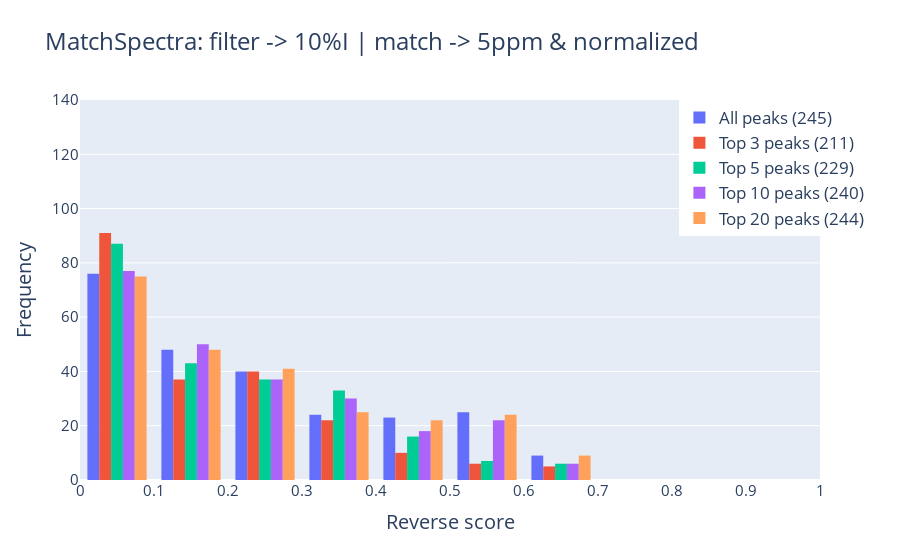

This figure's notebook cell:
### Code cell
plot_histograms_sidebyside(same_query_ref10, same_query_ref5, same_query_ref6, same_query_ref7, same_query_ref8, 'reverse_score',  'Reverse score', 'MatchSpectra: filter -> 10%I | match -> 5ppm & normalized')

### Figure 1 — Plotly figure (JSON) as saved in the notebook; plotly's stock layout.template omitted (floating-point values rounded to 4 significant figures; data arrays with more than 128 entries replaced by an {"elided": "..."} marker saying what was removed)
{"data": [{"name": "All peaks (245)", "nbinsx": 10, "type": "histogram", "x": {"elided": "245 float values"}, "xbins": {"end": 1, "start": 0}}, {"name": "Top 3 peaks (211)", "nbinsx": 10, "type": "histogram", "x": {"elided": "211 float values"}, "xbins": {"end": 1, "start": 0}}, {"name": "Top 5 peaks (229)", "nbinsx": 10, "type": "histogram", "x": {"elided": "229 float values"}, "xbins": {"end": 1, "start": 0}}, {"name": "Top 10 peaks (240)", "nbinsx": 10, "type": "histogram", "x": {"elided": "240 float values"}, "xbins": {"end": 1, "start": 0}}, {"name": "Top 20 peaks (244)", "nbinsx": 10, "type": "histogram", "x": {"elided": "244 float values"}, "xbins": {"end": 1, "start": 0}}], "layout": {"font": {"size": 17}, "legend": {"x": 0.81, "y": 1}, "title": {"text": "MatchSpectra: filter -> 10%I | match -> 5ppm & normalized"}, "xaxis": {"dtick": 0.1, "range": [0, 1], "tickfont": {"size": 15}, "title": {"text": "Reverse score"}}, "yaxis": {"range": [0, 140], "tickfont": {"size": 15}, "title": {"text": "Frequency"}}}}
